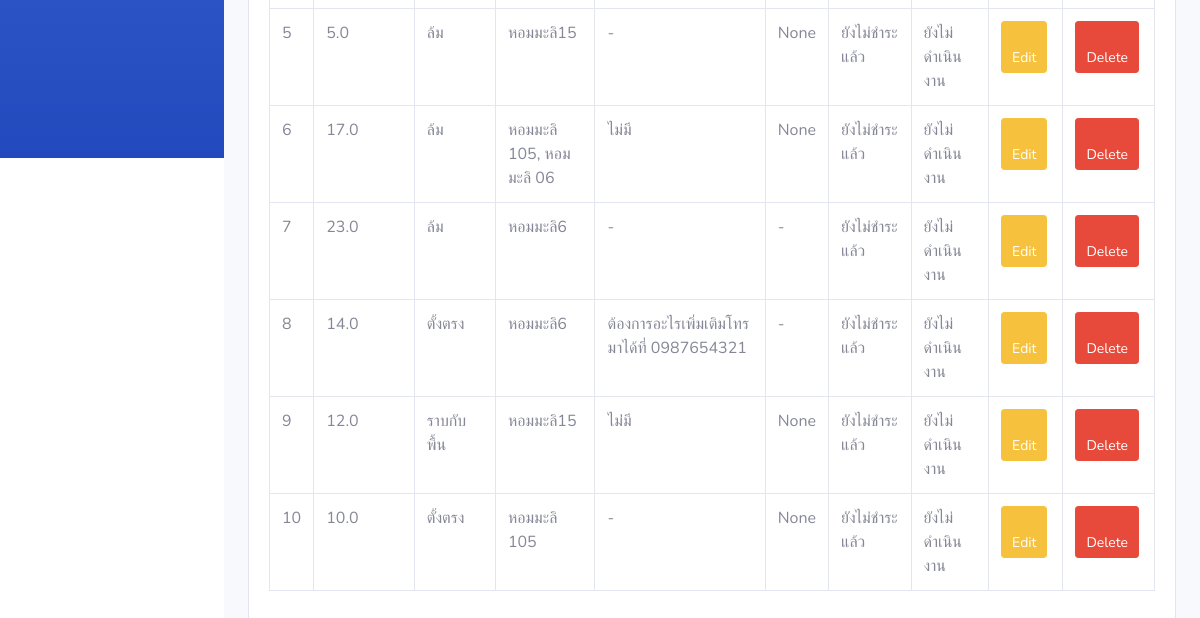
The app's page /ownerShowaddWork (signed in, lower part), older data.
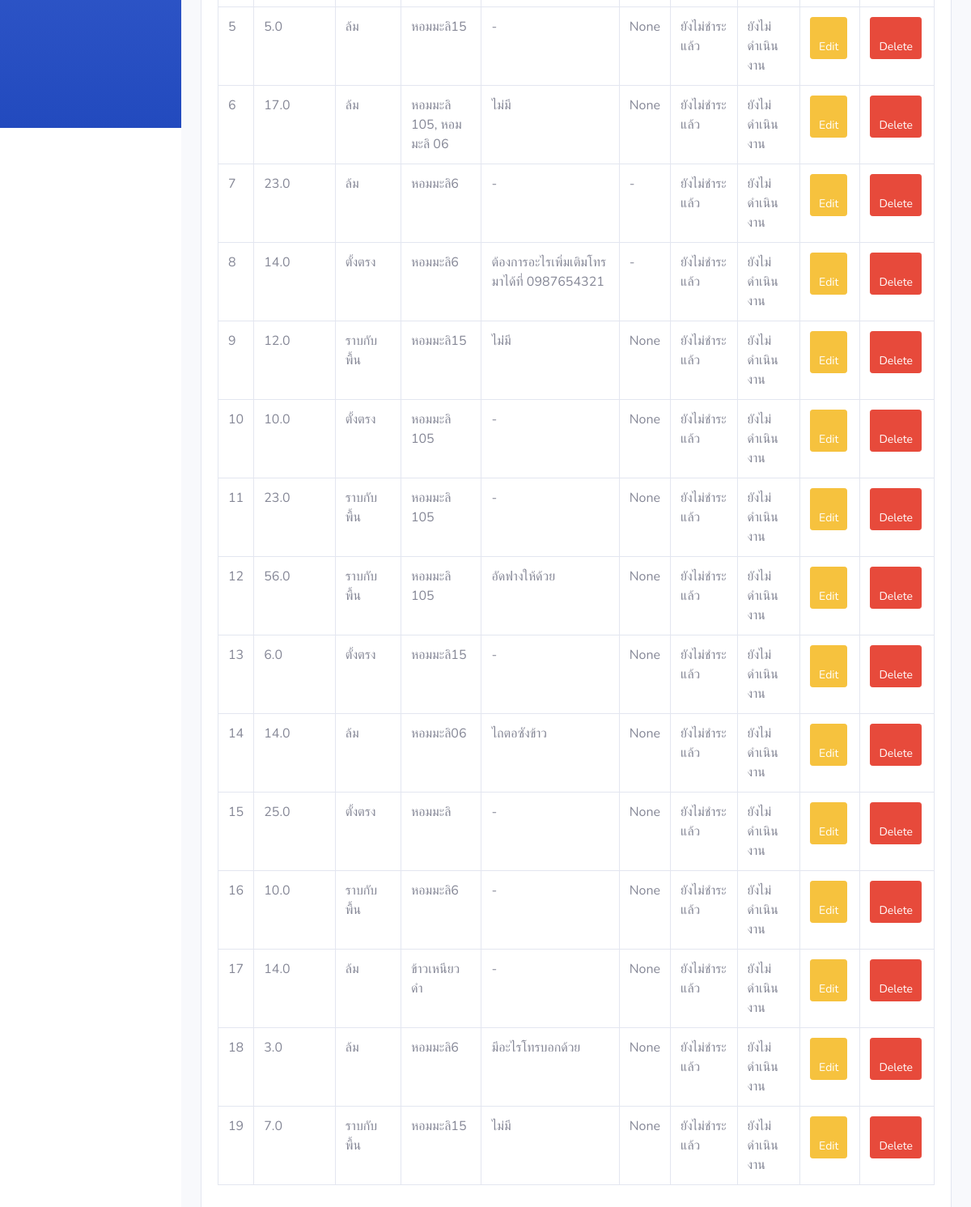
The same page, newer data.
### api/models.py (models this page shows, shortened)
class Work(models.Model):
    farmer_name = models.ForeignKey(Farmer, on_delete=models.CASCADE, null=True,  verbose_name='เกษตรกร')
    lat = models.FloatField(max_length=1000, null=True,verbose_name='ละติจูด' )
    lng = models.FloatField(max_length=1000, null=True,verbose_name='ลองติจูด')
    area = models.FloatField(max_length=1000, null=True,verbose_name='พื้นที่ (ไร่)')
    rice_type = models.ForeignKey(Rice_type, on_delete=models.CASCADE, null=True, default=1, verbose_name='ลักษณะข้าวที่จะให้เกี่ยว')
    rice = models.CharField(max_length=1000, null=True, verbose_name='พันธุ์ข้าว')
    start_time = models.DateTimeField(blank=True, null=True)
    workDetail = models.TextField(max_length=1000, null=True,  verbose_name='รายละเอียด')
    price = models.CharField(max_length=1000, null=True, verbose_name='จำนวนเงิน (บาท)')
    money_status = models.ForeignKey(Money_status, on_delete=models.CASCADE, default=1,null=True, verbose_name='สถานะการชำระเงิน') # ให้นิยามเพิ่มเติม
    work_status = models.ForeignKey(Work_status, on_delete=models.CASCADE, default=1,null=True, verbose_name='สถานะงาน') # รับ ไม่รับ จ่าย
    class Meta:
        verbose_name = 'งานที่ต้องเก็บเกี่ยว'

class Rice_type(models.Model):
    id = models.AutoField(primary_key=True)
    rice_type = models.CharField(max_length=100)
    def __str__(self):
         return f'{self.rice_type}'
    class Meta:
        verbose_name = 'ลักษณะข้าวที่จะให้เกี่ยว'

class Money_status(models.Model):
    id = models.AutoField(primary_key=True)
    money_status = models.CharField(max_length=100, verbose_name = 'สถานะการชำระเงิน')
    def __str__(self):
         return f'{self.money_status}'
    class Meta:
        verbose_name = 'สถานะการชำระเงิน'

class Work_status (models.Model):
    id = models.AutoField(primary_key=True)
    work_status  = models.CharField(max_length=100, verbose_name="สถานะงาน")
    def __str__(self):
         return f'{self.work_status}'
    class Meta:
        verbose_name = 'สถานะงาน'

### api/views.py (the view)
# urls.py: path('ownerShowaddWork',views.ownerShowaddWork),
def ownerShowaddWork(req):
    ownerShowaddWork = Work.objects.all()
    return render(req, 'api/ownerShowaddWork.html', {
        'ownerShowaddWork': ownerShowaddWork,
    })

### api/templates/api/ownerShowaddWork.html (shortened to what this page needs)
{% extends 'api/base.html' %}
{% block content %}
<div id="content-wrapper">
  <div class="container-fluid">
      <div class="card mb-3">
          <div class="card-body">
               <div class="table-responsive">
                  <table class="table table-bordered" id="dataTable" width="100%" cellspacing="0" align="center">
                      <tbody>
                      {% for ownerShowaddWork in ownerShowaddWork %}
                          <tr>
                            <td>{{ ownerShowaddWork.id }}</td>
                              <td>{{ ownerShowaddWork.area }}</td>
                              <td>{{ ownerShowaddWork.rice_type }}</td>
                              <td>{{ ownerShowaddWork.rice }}</td>
                              <td>{{ ownerShowaddWork.workDetail }}</td>
                              <td>{{ ownerShowaddWork.price }}</td>
                              <td>{{ ownerShowaddWork.money_status }}</td>
                              <td>{{ ownerShowaddWork.work_status }}</td>
                              <td>
                                  <a class="btn btn-sm btn-warning" href="/editShowaddWork/{{ownerShowaddWork.id}}"> <span class="fa fa-edit"></span> Edit</a>
                              </td>
                              <td><a class="btn btn-sm btn-danger" href="/deleteShowaddWork/{{ownerShowaddWork.id}}" onclick="return confirm('ยืนยันการลบ ?')"><span class="fa fa-trash"></span> Delete</a></td>
                          </tr>
                      {% endfor %}
                      </tbody>
                    </table>
                </div>
                </div>
                </div>
                </div>
                {% endblock %}

### api/templates/api/base.html (shortened to what this page needs)
<!DOCTYPE html>
{% load static %}
<html lang="en">
<head>
    <link href="{% static 'api/vendor/fontawesome-free/css/all.min.css' %}" rel="stylesheet" type="text/css">
    <link rel="stylesheet" type="text/css" href="{% static 'api/css/styles.css' %}">
    <link href="{% static 'api/css/sb-admin-2.min.css' %}" rel="stylesheet">
</head>
<body id="page-top">
    <div id="wrapper">
        <ul class="navbar-nav bg-gradient-primary sidebar sidebar-dark accordion" id="accordionSidebar">
        </ul>
        <div id="content-wrapper" class="d-flex flex-column">
            <div id="content">
                {% block content %}
                {% endblock %}
        </div>
    </div>
</body>
</html>

### api/static/api/css/styles.css (style rules this page uses)
body { font-family: "ptsans", "Lato", "Helvetica Neue", Helvetica, Arial, sans-serif; }
.btn { outline: none; color: black; background-color: transparent; box-shadow: 0 0 0 0; margin-right: 3px; }
ul { height: 100%; padding: 0px 5px 0px 20px; }
a { color: #17a2b8; }

Row changes from the older to the newer data that the page shows:
added Work: id "11", area "23.0", rice_type "ราบกับพื้น", rice "หอมมะลิ 105", workDetail "-", price "None", money_status "ยังไม่ชำระแล้ว", work_status "ยังไม่ดำเนินงาน"
added Work: id "12", area "56.0", rice_type "ราบกับพื้น", rice "หอมมะลิ 105", workDetail "อัดฟางให้ด้วย", price "None", money_status "ยังไม่ชำระแล้ว", work_status "ยังไม่ดำเนินงาน"
added Work: id "13", area "6.0", rice_type "ตั้งตรง", rice "หอมมะลิ15", workDetail "-", price "None", money_status "ยังไม่ชำระแล้ว", work_status "ยังไม่ดำเนินงาน"
added Work: id "14", area "14.0", rice_type "ล้ม", rice "หอมมะลิ06", workDetail "ไถตอซังข้าว", price "None", money_status "ยังไม่ชำระแล้ว", work_status "ยังไม่ดำเนินงาน"
added Work: id "15", area "25.0", rice_type "ตั้งตรง", rice "หอมมะลิ", workDetail "-", price "None", money_status "ยังไม่ชำระแล้ว", work_status "ยังไม่ดำเนินงาน"
added Work: id "16", area "10.0", rice_type "ราบกับพื้น", rice "หอมมะลิ6", workDetail "-", price "None", money_status "ยังไม่ชำระแล้ว", work_status "ยังไม่ดำเนินงาน"
added Work: id "17", area "14.0", rice_type "ล้ม", rice "ข้าวเหนียวดำ", workDetail "-", price "None", money_status "ยังไม่ชำระแล้ว", work_status "ยังไม่ดำเนินงาน"
added Work: id "18", area "3.0", rice_type "ล้ม", rice "หอมมะลิ6", workDetail "มีอะไรโทรบอกด้วย", price "None", money_status "ยังไม่ชำระแล้ว", work_status "ยังไม่ดำเนินงาน"
added Work: id "19", area "7.0", rice_type "ราบกับพื้น", rice "หอมมะลิ15", workDetail "ไม่มี", price "None", money_status "ยังไม่ชำระแล้ว", work_status "ยังไม่ดำเนินงาน"
